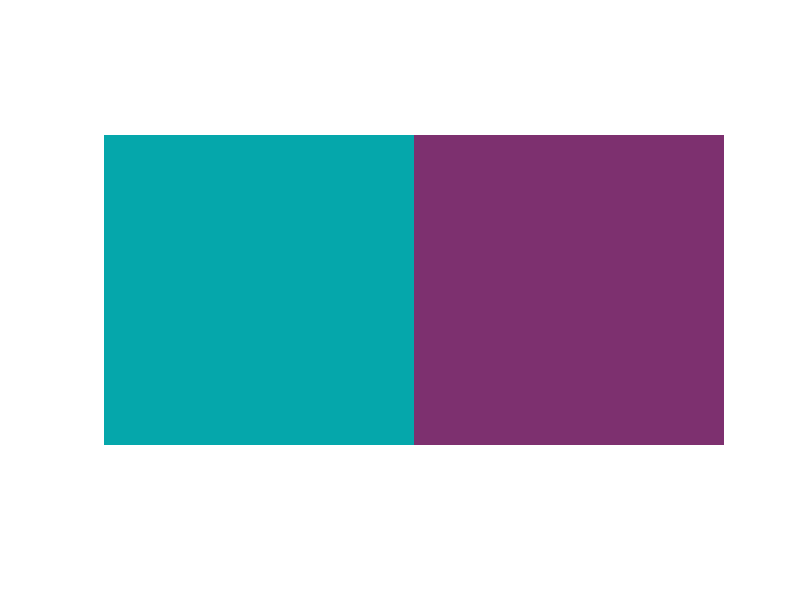

Write MATLAB code to recreate this figure.
% #7D306F - mulberry purple
r1 = uint8(hex2dec('7D'));
g1 = uint8(hex2dec('30'));
b1 = uint8(hex2dec('6F'));

im1 = uint8(zeros(100,100,3));

im1(:,:,1) = r1;
im1(:,:,2) = g1;
im1(:,:,3) = b1;


% #05A7AB - teal
r2 = uint8(hex2dec('05'));
g2 = uint8(hex2dec('A7'));
b2 = uint8(hex2dec('AB'));

im2 = uint8(zeros(100,100,3));

im2(:,:,1) = r2;
im2(:,:,2) = g2;
im2(:,:,3) = b2;

im = [im2 im1];
imshow(im);
